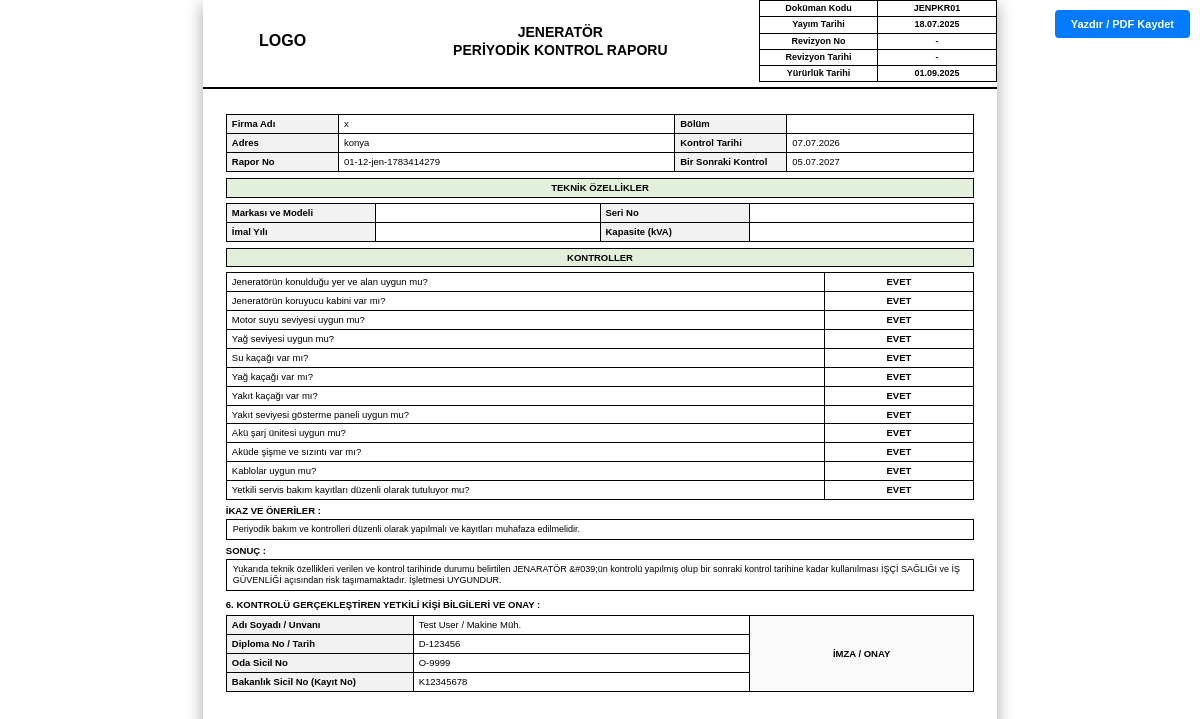
Screenshot of /pages/jenarator_yazdir.php?id=2 (signed in) with the database file from the repository.
### tables this page shows
CREATE TABLE `system_settings` (
  `id` int(11) NOT NULL AUTO_INCREMENT,
  `setting_key` varchar(100) NOT NULL,
  `setting_value` text DEFAULT NULL,
  `updated_at` timestamp NOT NULL DEFAULT current_timestamp() ON UPDATE current_timestamp(),
  PRIMARY KEY (`id`),
  UNIQUE KEY `setting_key` (`setting_key`)
);

CREATE TABLE `jenarator_reports` (
  `id` int(11) NOT NULL AUTO_INCREMENT,
  `kurum_id` int(11) NOT NULL,
  `report_no` varchar(100) NOT NULL,
  `report_date` date NOT NULL,
  `start_date` datetime DEFAULT NULL,
  `end_date` datetime DEFAULT NULL,
  `next_control_date` date DEFAULT NULL,
  `isg_katip_id` varchar(100) DEFAULT NULL,
  `firma_adi_eki` varchar(255) DEFAULT NULL,
  `control_reason` varchar(255) DEFAULT 'Periyodik Kontrol',
  `brand_model` varchar(255) DEFAULT NULL,
  `production_year` varchar(50) DEFAULT NULL,
  `capacity` varchar(50) DEFAULT NULL,
  `serial_no` varchar(100) DEFAULT NULL,
  `inspection_results` longtext DEFAULT NULL CHECK (json_valid(`inspection_results`)),
  `defects` text DEFAULT NULL,
  `notes` text DEFAULT NULL,
  `result_text` text DEFAULT NULL,
  `result` varchar(50) DEFAULT 'UYGUNDUR',
  `authorized_person_id` int(11) DEFAULT NULL,
  `created_at` timestamp NOT NULL DEFAULT current_timestamp(),
  PRIMARY KEY (`id`),
  UNIQUE KEY `report_no` (`report_no`),
  KEY `kurum_id` (`kurum_id`),
  KEY `authorized_person_id` (`authorized_person_id`),
  CONSTRAINT `jenarator_reports_ibfk_1` FOREIGN KEY (`kurum_id`) REFERENCES `institutions` (`id`) ON DELETE CASCADE,
  CONSTRAINT `jenarator_reports_ibfk_2` FOREIGN KEY (`authorized_person_id`) REFERENCES `authorized_persons` (`id`) ON DELETE SET NULL
);

CREATE TABLE `institutions` (
  `id` int(11) NOT NULL AUTO_INCREMENT,
  `user_id` int(11) NOT NULL,
  `firma_adi` varchar(255) NOT NULL,
  `adresi` text DEFAULT NULL,
  `sgk_sicil_no` varchar(50) DEFAULT NULL,
  `il_kodu` varchar(2) DEFAULT '01',
  `kurum_kodu` varchar(3) DEFAULT NULL,
  `isg_katip_id` varchar(100) DEFAULT NULL,
  `report_date` date DEFAULT NULL,
  `start_date` datetime DEFAULT NULL,
  `end_date` datetime DEFAULT NULL,
  `next_control_date` date DEFAULT NULL,
  `created_at` timestamp NOT NULL DEFAULT current_timestamp(),
  `contract_pdf` varchar(255) DEFAULT NULL,
  PRIMARY KEY (`id`),
  KEY `user_id` (`user_id`),
  CONSTRAINT `institutions_ibfk_1` FOREIGN KEY (`user_id`) REFERENCES `users` (`id`) ON DELETE CASCADE
);

CREATE TABLE `authorized_persons` (
  `id` int(11) NOT NULL AUTO_INCREMENT,
  `adi_soyadi` varchar(255) NOT NULL,
  `meslegi` varchar(255) DEFAULT NULL,
  `kayit_no` varchar(100) DEFAULT NULL,
  `created_at` timestamp NOT NULL DEFAULT current_timestamp(),
  `diploma_no` varchar(100) DEFAULT NULL,
  `oda_sicil_no` varchar(100) DEFAULT NULL,
  PRIMARY KEY (`id`)
);

### htdocs/includes/functions.php (called while the page is built, shortened)
<?php
function getSetting($pdo, $key, $default = '')
{
    try {
        $stmt = $pdo->prepare("SELECT setting_value FROM system_settings WHERE setting_key = ?");
        $stmt->execute([$key]);
        $val = $stmt->fetchColumn();
        return ($val !== false) ? $val : $default;
    } catch (PDOException $e) {
        return $default;
    }
}
?>

### htdocs/pages/jenarator_yazdir.php (the view, shortened to what this page needs)
<?php
require_once '../includes/db.php';
require_once '../includes/functions.php';
$id = isset($_GET['id']) ? cleanInput($_GET['id']) : null;
$stmt = $pdo->prepare("
    SELECT r.*,
           i.firma_adi, i.adresi, i.sgk_sicil_no, i.il_kodu, i.kurum_kodu,
           ap.adi_soyadi, ap.meslegi, ap.kayit_no, ap.diploma_no, ap.oda_sicil_no
    FROM jenarator_reports r
    JOIN institutions i ON r.kurum_id = i.id
    LEFT JOIN authorized_persons ap ON r.authorized_person_id = ap.id
    WHERE r.id = ?
");
$stmt->execute([$id]);
$data = $stmt->fetch();
$questions = [
    'q1' => 'Jeneratörün konulduğu yer ve alan uygun mu?',
    'q2' => 'Jeneratörün koruyucu kabini var mı?',
    'q3' => 'Motor suyu seviyesi uygun mu?',
    'q4' => 'Yağ seviyesi uygun mu?',
    'q5' => 'Su kaçağı var mı?',
    'q6' => 'Yağ kaçağı var mı?',
    'q7' => 'Yakıt kaçağı var mı?',
    'q8' => 'Yakıt seviyesi gösterme paneli uygun mu?',
    'q9' => 'Akü şarj ünitesi uygun mu?',
    'q10' => 'Aküde şişme ve sızıntı var mı?',
    'q11' => 'Kablolar uygun mu?',
    'q12' => 'Yetkili servis bakım kayıtları düzenli olarak tutuluyor mu?'
];
$inspection_results = json_decode($data['inspection_results'] ?? '{}', true);
function renderHeader()
{
    global $pdo;
    $logoText = getSetting($pdo, 'logo_text', 'LOGO');
    $logoHtml = htmlspecialchars($logoText);
    ?>
    <table style="border:none; margin: 0; padding: 0;">
        <tr style="border:none;">
            <td style="width: 20%; height: 60px; border:none; text-align:center; vertical-align:middle; padding: 0;">
                <div style="font-weight:bold; font-size:16px;"><?php echo $logoHtml; ?></div>
            </td>
            <td style="width: 50%; text-align: center; border:none; padding: 0; vertical-align:middle;">
                <h1 style="font-size: 14px; margin: 0; line-height: 1.3;">JENERATÖR<br>PERİYODİK KONTROL RAPORU</h1>
            </td>
            <td style="width: 30%; border:none; padding: 0;">
                <table class="doc-info" style="border:1px solid black; width:100%; margin: 0;">
                    <tr>
                        <td style="border:1px solid black; width:50%; padding: 2px 4px; font-size: 9px;">Doküman Kodu</td>
                        <td style="border:1px solid black; padding: 2px 4px; font-size: 9px;">JENPKR01</td>
                    </tr>
                    <tr>
                        <td style="border:1px solid black; padding: 2px 4px; font-size: 9px;">Yayım Tarihi</td>
                        <td style="border:1px solid black; padding: 2px 4px; font-size: 9px;">18.07.2025</td>
                    </tr>
                    <tr>
                        <td style="border:1px solid black; padding: 2px 4px; font-size: 9px;">Revizyon No</td>
                        <td style="border:1px solid black; padding: 2px 4px; font-size: 9px;">-</td>
                    </tr>
                    <tr>
                        <td style="border:1px solid black; padding: 2px 4px; font-size: 9px;">Revizyon Tarihi</td>
                        <td style="border:1px solid black; padding: 2px 4px; font-size: 9px;">-</td>
                    </tr>
                    <tr>
                        <td style="border:1px solid black; padding: 2px 4px; font-size: 9px;">Yürürlük Tarihi</td>
                        <td style="border:1px solid black; padding: 2px 4px; font-size: 9px;">01.09.2025</td>
                    </tr>
                </table>
            </td>
        </tr>
    </table>
    <hr style="border: 1px solid black; margin-top:5px; margin-bottom:5px;">
    <?php
}
?>
<!DOCTYPE html>
<html lang="tr">
<head>
    <link rel="stylesheet" href="../assets/css/rapor.css">
</head>
<body>
    <div class="no-print">
        <button onclick="window.print()">
            <i class="fas fa-print"></i> Yazdır / PDF Kaydet
        </button>
    </div>
    <table class="main-report-table" style="border:none; margin:0 auto;">
        <thead>
            <tr>
                <th style="border:none; padding:0;">
                    <?php renderHeader(); ?>
                </th>
            </tr>
        </thead>
        <tbody>
            <tr>
                <td style="border:none; padding:0;">
                    <div class="page">
                        <table>
                            <tr>
                                <td style="width: 15%;" class="header-bg fw-bold">Firma Adı</td>
                                <td style="width: 45%;"><?php echo htmlspecialchars($data['firma_adi'] ?? ''); ?></td>
                                <td style="width: 15%;" class="header-bg fw-bold">Bölüm</td>
                                <td style="width: 25%;"><?php echo htmlspecialchars($data['firma_adi_eki'] ?? '-'); ?></td>
                            </tr>
                            <tr>
                                <td class="header-bg fw-bold">Adres</td>
                                <td><?php echo htmlspecialchars($data['adresi'] ?? '-'); ?></td>
                                <td class="header-bg fw-bold">Kontrol Tarihi</td>
                                <td><?php echo date('d.m.Y', strtotime($data['report_date'])); ?></td>
                            </tr>
                            <tr>
                                <td class="header-bg fw-bold">Rapor No</td>
                                <td><?php echo htmlspecialchars($data['report_no'] ?? '-'); ?></td>
                                <td class="header-bg fw-bold">Bir Sonraki Kontrol</td>
                                <td><?php echo date('d.m.Y', strtotime($data['next_control_date'])); ?></td>
                            </tr>
                        </table>
                        <div class="section-title-bg">TEKNİK ÖZELLİKLER</div>
                        <table>
                            <tr>
                                <td style="width: 20%;" class="header-bg fw-bold">Markası ve Modeli</td>
                                <td style="width: 30%;"><?php echo htmlspecialchars($data['brand_model'] ?? '-'); ?></td>
                                <td style="width: 20%;" class="header-bg fw-bold">Seri No</td>
                                <td style="width: 30%;"><?php echo htmlspecialchars($data['serial_no'] ?? '-'); ?></td>
                            </tr>
                            <tr>
                                <td class="header-bg fw-bold">İmal Yılı</td>
                                <td><?php echo htmlspecialchars($data['production_year'] ?? '-'); ?></td>
                                <td class="header-bg fw-bold">Kapasite (kVA)</td>
                                <td><?php echo htmlspecialchars($data['capacity'] ?? '-'); ?></td>
                            </tr>
                        </table>
                        <div class="section-title-bg">KONTROLLER</div>
                        <table>
                            <tbody>
                                <?php
                                foreach ($questions as $key => $text):
                                    $val = $inspection_results[$key] ?? 'Evet';
                                ?>
                                    <tr>
                                        <td style="width: 80%;"><?php echo htmlspecialchars($text); ?></td>
                                        <td class="text-center fw-bold" style="width: 20%;">
                                            <?php
                                                if ($val == 'Evet' || $val == 'UYGUN') echo 'EVET';
                                                elseif ($val == 'Hayır' || $val == 'UYGUN DEĞİL') echo 'HAYIR';
                                                else echo 'UYGULANMAZ';
                                            ?>
                                        </td>
                                    </tr>
                                <?php endforeach; ?>
                            </tbody>
                        </table>
                        <div class="fw-bold" style="margin-top: 5px; margin-bottom: 2px;">İKAZ VE ÖNERİLER :</div>
                        <div class="result-box-compact" style="min-height: 20px; padding: 4px 6px;">
                            <?php echo !empty($data['defects']) ? nl2br(htmlspecialchars($data['defects'])) : 'Periyodik bakım ve kontrolleri düzenli olarak yapılmalı ve kayıtları muhafaza edilmelidir.'; ?>
                        </div>
                        <div class="fw-bold" style="margin-top: 5px; margin-bottom: 2px;">SONUÇ :</div>
                        <div class="result-box-compact" style="padding: 4px 6px;">
                            <?php echo nl2br(htmlspecialchars($data['result_text'])); ?>
                        </div>
                        <div class="fw-bold" style="margin-top: 8px; margin-bottom: 2px;">6. KONTROLÜ GERÇEKLEŞTİREN YETKİLİ KİŞİ BİLGİLERİ VE ONAY :</div>
                        <table style="width: 100%; border-collapse: collapse; margin-top: 4px;">
                            <tr>
                                <td class="header-bg fw-bold" style="width: 25%;">Adı Soyadı / Unvanı</td>
                                <td style="width: 45%;"><?php echo htmlspecialchars($data['adi_soyadi'] ?? '-'); ?> / <?php echo htmlspecialchars($data['meslegi'] ?? '-'); ?></td>
                                <td rowspan="4" style="width: 30%; vertical-align: middle; text-align: center; font-weight: bold; border: 1px solid #000; background-color: #fafafa;">İMZA / ONAY</td>
                            </tr>
                            <tr>
                                <td class="header-bg fw-bold">Diploma No / Tarih</td>
                                <td><?php echo htmlspecialchars($data['diploma_no'] ?? '-'); ?></td>
                            </tr>
                            <tr>
                                <td class="header-bg fw-bold">Oda Sicil No</td>
                                <td><?php echo htmlspecialchars($data['oda_sicil_no'] ?? '-'); ?></td>
                            </tr>
                            <tr>
                                <td class="header-bg fw-bold">Bakanlık Sicil No (Kayıt No)</td>
                                <td><?php echo htmlspecialchars($data['kayit_no'] ?? '-'); ?></td>
                            </tr>
                        </table>
                    </div>
                </td>
            </tr>
        </tbody>
    </table>
</body>
</html>

### htdocs/assets/css/rapor.css (style rules this page uses)
* { box-sizing: border-box; }
body { font-family: 'Arial', sans-serif; font-size: 10px; background-color: #c8c8c8; margin: 0; padding: 20px; }
h1 { font-size: 14px; text-align: center; margin: 0; line-height: 1.2; }
table { width: 100%; border-collapse: collapse; margin-bottom: 5px; margin-top: 5px; }
th, td { border: 1px solid #000; padding: 2px 4px; vertical-align: middle; }
.main-report-table { width: 210mm; margin: 0 auto; border-collapse: collapse; background: white; box-shadow: 0 4px 16px rgba(0, 0, 0, 0.35); }
.page { width: 100%; min-height: 277mm; padding: 4mm 6mm; position: relative; border-bottom: 4px solid #c8c8c8; }
.page:last-child { border-bottom: none; }

### htdocs/pages/jenarator_yazdir.php (style rules this page uses)
body { font-family: Arial, sans-serif; font-size: 9.5px; line-height: 1.25; color: #000; background-color: #fff; margin: 0; padding: 0; }
.no-print { position: fixed; top: 10px; right: 10px; z-index: 1000; }
.no-print button { padding: 8px 16px; background: #007bff; color: white; border: none; cursor: pointer; font-weight: bold; border-radius: 4px; font-size: 11px; }
.header-bg { background-color: #f2f2f2; font-weight: bold; }
.section-title-bg { background-color: #e2efda; font-weight: bold; text-align: center; padding: 3px 6px; border: 1px solid black; margin-top: 6px; margin-bottom: 3px; font-size: 9.5px; text-transform: uppercase; }
table { width: 100%; border-collapse: collapse; margin-bottom: 5px; }
th, td { border: 1px solid #000; padding: 3px 5px; vertical-align: middle; }
.text-center { text-align: center; }
.fw-bold { font-weight: bold; }
.result-box-compact { border: 1px solid #000; padding: 5px 7px; margin-bottom: 5px; font-size: 9px; background-color: #fff; }

### rows the page displays
system_settings: setting_value "LOGO"
jenarator_reports: kurum.firma_adi "x", kurum.adresi "konya", report_date "07.07.2026", report_no "01-12-jen-1783414279", next_control_date "05.07.2027", defects "Periyodik bakım ve kontrolleri düzenli olarak yapılmalı ve kayıtları muhafaza edilmelidir.", result_text "Yukarıda teknik özellikleri verilen ve kontrol tarihinde durumu belirtilen JENARATÖR &#039;ün kontrolü yapılmış olup bir sonraki kontrol tarihine kadar kullanılması İŞÇİ SAĞLIĞI ve İŞ GÜVENLİĞİ açısından risk taşımamaktadır. İşletmesi UYGUNDUR.", authorized_person.adi_soyadi "Test User", authorized_person.meslegi "Makine Müh.", authorized_person.diploma_no "D-123456", authorized_person.oda_sicil_no "O-9999", authorized_person.kayit_no "K12345678"

### other values shown
$text "Jeneratörün konulduğu yer ve alan uygun mu?"
$text "Jeneratörün koruyucu kabini var mı?"
$text "Motor suyu seviyesi uygun mu?"
$text "Yağ seviyesi uygun mu?"
$text "Su kaçağı var mı?"
$text "Yağ kaçağı var mı?"
$text "Yakıt kaçağı var mı?"
$text "Yakıt seviyesi gösterme paneli uygun mu?"
$text "Akü şarj ünitesi uygun mu?"
$text "Aküde şişme ve sızıntı var mı?"
$text "Kablolar uygun mu?"
$text "Yetkili servis bakım kayıtları düzenli olarak tutuluyor mu?"
